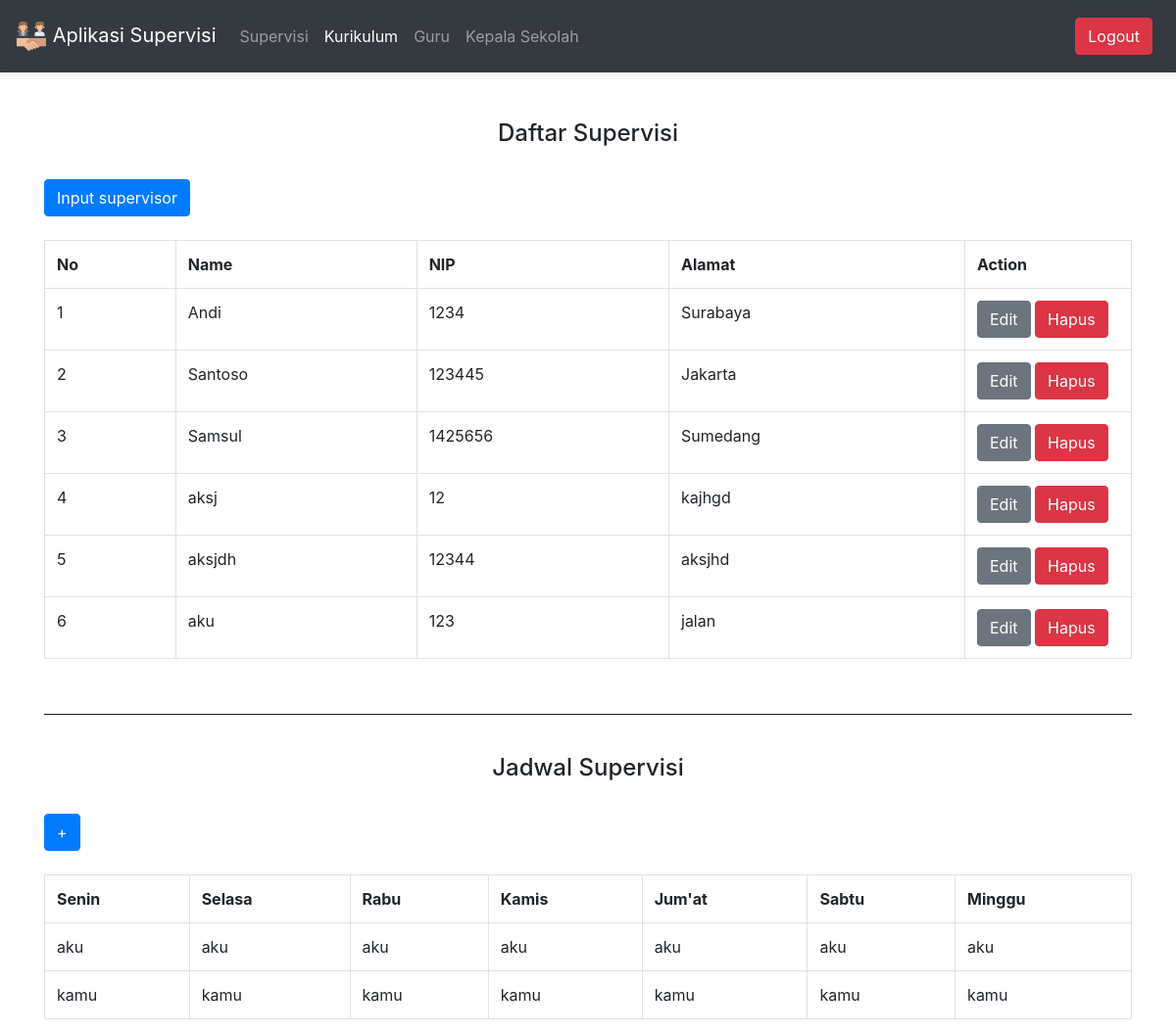
The app's page /view/kurikulum/index.php (signed in) with its own data.
### tables this page shows
CREATE TABLE `supervisi` (
  `id` int(11) NOT NULL,
  `nama` varchar(50) NOT NULL,
  `nip` varchar(50) NOT NULL,
  `alamat` text NOT NULL
);

CREATE TABLE `jadwal` (
  `id` int(11) NOT NULL,
  `senin` varchar(100) NOT NULL,
  `selasa` varchar(100) NOT NULL,
  `rabu` varchar(100) NOT NULL,
  `kamis` varchar(100) NOT NULL,
  `jumat` varchar(100) NOT NULL,
  `sabtu` varchar(100) NOT NULL,
  `minggu` varchar(100) NOT NULL
);

### view/kurikulum/index.php (the view, shortened to what this page needs)
<!DOCTYPE html>
    <html>
        <head>
            <link rel="stylesheet" href="https://stackpath.bootstrapcdn.com/bootstrap/4.5.2/css/bootstrap.min.css">
        </head>
        <body>
            <nav class="navbar navbar-expand-lg navbar-dark bg-dark shadow-sm p-3 mb-5 bg-black">
                <a class="navbar-brand" href="../dashboard.php">
                    <img src="../../assets/img/supervisor.png" class="d-inline-block align-top" alt="">
                    Aplikasi Supervisi
                </a>
                <div class="collapse navbar-collapse" id="navbarSupportedContent">
                    <ul class="navbar-nav mr-auto">
                        <li class="nav-item">
                            <a class="nav-link" href="../supervisi/index.php">Supervisi</a>
                        </li>
                        <li class="nav-item active">
                            <a class="nav-link" href="index.php">Kurikulum <span class="sr-only">(current)</span></a>
                        </li>
                        <li class="nav-item">
                            <a class="nav-link" href="../guru/index.php">Guru</a>
                        </li>
                        <li class="nav-item">
                            <a class="nav-link" href="../kepala_Sekolah/index.php">Kepala Sekolah</a>
                        </li>
                    </ul>
                    <a href="../logout.php" class="btn btn-danger mr-2">Logout</a>
                </div>
            </nav>
            <div class="container">
                <h4 align='center'>Daftar Supervisi</h4>
                <br>
                <a href="#" class="btn btn-primary" data-toggle="modal" data-target="#modalInput">Input supervisor</a>
                <br><br>
                <div class="form-group">
                    <table class="table table-bordered">
                        <tr>
                            <th>No</th>
                            <th>Name</th>
                            <th>NIP</th>
                            <th>Alamat</th>
                            <th width="170px">Action</th>
                        </tr>
                        <?php
                            include "../../config/index.php";
                            $query_mysql = mysqli_query($koneksi, "SELECT * FROM supervisi");
                            $nomor = 1;
                            while($data = mysqli_fetch_array($query_mysql)){
                        ?>
                            <tr>
                            <td><?php echo $nomor++ ?></td>
                            <td><?php echo $data['nama']; ?></td>
                            <td><?php echo $data['nip']; ?></td>
                            <td><?php echo $data['alamat']; ?></td>
                            <td>
                                <a class="btn btn-secondary" href="#" type="button" data-toggle="modal" data-target="#modalEdit<?php echo $data['id']; ?>">Edit</a>
                                <a class="btn btn-danger" href="delete.php?id=<?php echo $data['id']; ?>">Hapus</a>
                            </td>
                        </tr>
                        <?php } ?>
                    </table>
                </div>
                <br>
                <hr color="#212121">
                <br>
                <h4 align='center'>Jadwal Supervisi</h4>
                <br>
                <a href="#" class="btn btn-primary" data-toggle="modal" data-target="#modalJadwal">+</a>
                <br><br>
                <div class="form-group">
                    <table class="table table-bordered">
                        <tr>
                            <th>Senin</th>
                            <th>Selasa</th>
                            <th>Rabu</th>
                            <th>Kamis</th>
                            <th>Jum'at</th>
                            <th>Sabtu</th>
                            <th>Minggu</th>
                        </tr>
                        <?php
                            include "../../config/index.php";
                            $query_mysql = mysqli_query($koneksi, "SELECT * FROM jadwal");
                            while($data = mysqli_fetch_array($query_mysql)){
                        ?>
                        <tr>
                            <td><?php echo $data['senin']; ?></td>
                            <td><?php echo $data['selasa']; ?></td>
                            <td><?php echo $data['rabu']; ?></td>
                            <td><?php echo $data['kamis']; ?></td>
                            <td><?php echo $data['jumat']; ?></td>
                            <td><?php echo $data['sabtu']; ?></td>
                            <td><?php echo $data['minggu']; ?></td>
                        </tr>
                        <?php } ?>
                    </table>
                </div>
            </div>
        </body>
    </html>

### records on screen
supervisi: nama "Andi", nip "1234", alamat "Surabaya"
supervisi: nama "Santoso", nip "123445", alamat "Jakarta"
supervisi: nama "Samsul", nip "1425656", alamat "Sumedang"
supervisi: nama "aksj", nip "12", alamat "kajhgd"
supervisi: nama "aksjdh", nip "12344", alamat "aksjhd"
supervisi: nama "aku", nip "123", alamat "jalan"
jadwal: senin "aku", selasa "aku", rabu "aku", kamis "aku", jumat "aku", sabtu "aku", minggu "aku"
jadwal: senin "kamu", selasa "kamu", rabu "kamu", kamis "kamu", jumat "kamu", sabtu "kamu", minggu "kamu"
